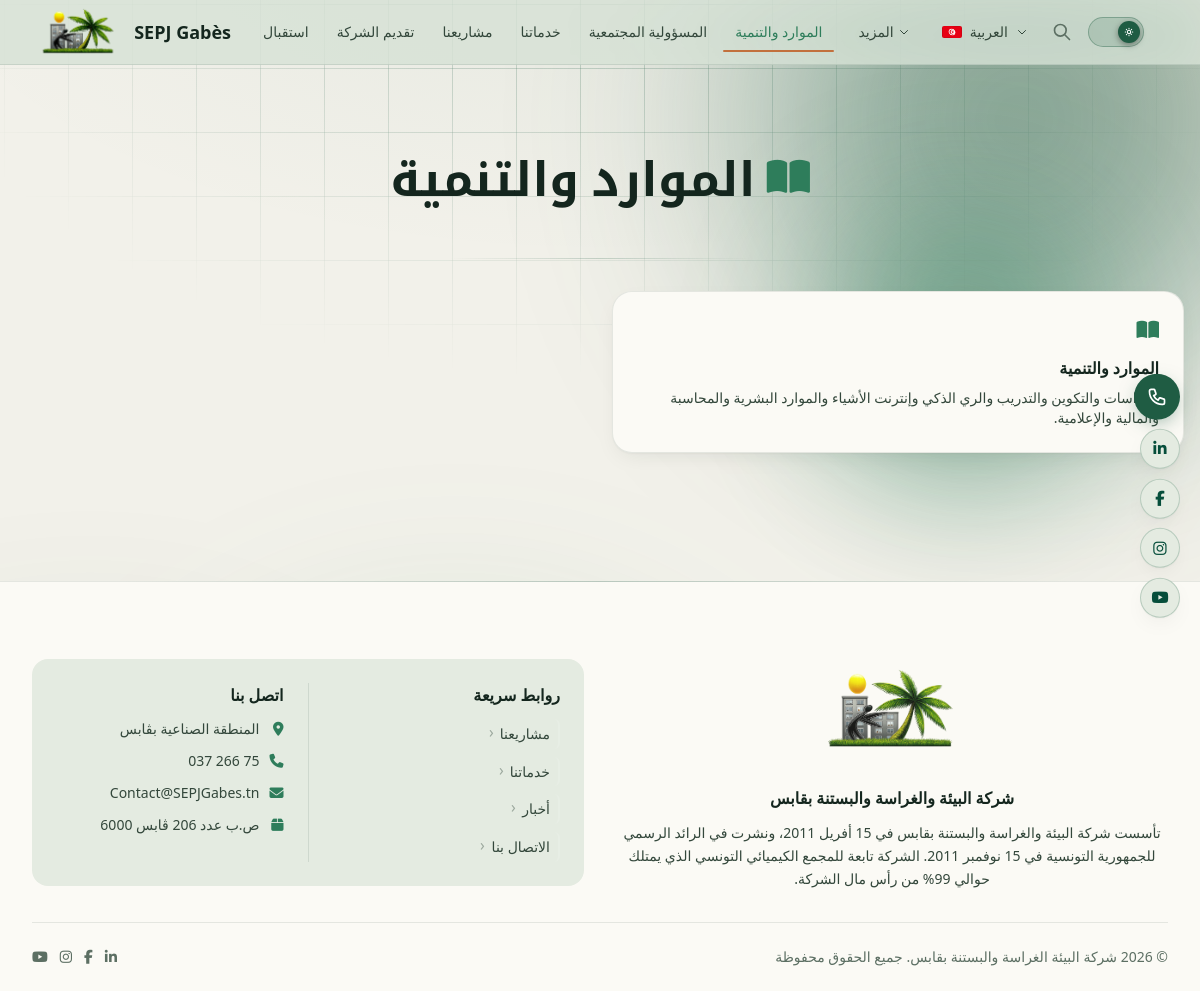
The page /public/resources.php on the database its author committed.
### tables this page shows
CREATE TABLE IF NOT EXISTS `content_items` (
    `id` INT UNSIGNED AUTO_INCREMENT PRIMARY KEY,
    `type` ENUM('page', 'post', 'project', 'service', 'activity', 'prize', 'rse', 'resource', 'sport', 'video') NOT NULL,
    `rse_category` VARCHAR(50) DEFAULT NULL COMMENT 'RSE subcategory: engagement_social, rapport_durabilite, rapport_rse, catalogue_rse',
    `slug` VARCHAR(255) NOT NULL UNIQUE,
    `title_ar` TEXT,
    `title_fr` TEXT,
    `title_en` TEXT,
    `summary_ar` TEXT,
    `summary_fr` TEXT,
    `summary_en` TEXT,
    `body_ar` LONGTEXT,
    `body_fr` LONGTEXT,
    `body_en` LONGTEXT,
    `featured_image` VARCHAR(255) DEFAULT NULL,
    `video_url` VARCHAR(255) DEFAULT NULL COMMENT 'YouTube URL for type=video items',
    `status` ENUM('draft', 'published') NOT NULL DEFAULT 'draft',
    `is_featured` TINYINT(1) NOT NULL DEFAULT 0,
    `published_at` DATETIME DEFAULT NULL,
    `created_by` INT UNSIGNED DEFAULT NULL,
    `updated_by` INT UNSIGNED DEFAULT NULL,
    `created_at` DATETIME NOT NULL DEFAULT CURRENT_TIMESTAMP,
    `updated_at` DATETIME NOT NULL DEFAULT CURRENT_TIMESTAMP ON UPDATE CURRENT_TIMESTAMP,

    INDEX `idx_type` (`type`),
    INDEX `idx_status` (`status`),
    INDEX `idx_slug` (`slug`),
    INDEX `idx_type_status` (`type`, `status`),
    INDEX `idx_featured` (`is_featured`),
    INDEX `idx_rse_category` (`rse_category`),
    CONSTRAINT `fk_content_created_by` FOREIGN KEY (`created_by`) REFERENCES `users`(`id`) ON DELETE SET NULL,
    CONSTRAINT `fk_content_updated_by` FOREIGN KEY (`updated_by`) REFERENCES `users`(`id`) ON DELETE SET NULL
);

CREATE TABLE IF NOT EXISTS `site_settings` (
    `id` INT UNSIGNED AUTO_INCREMENT PRIMARY KEY,
    `setting_key` VARCHAR(255) NOT NULL UNIQUE,
    `value_ar` LONGTEXT,
    `value_fr` LONGTEXT,
    `value_en` LONGTEXT,
    `value_raw` LONGTEXT,
    `updated_at` DATETIME NOT NULL DEFAULT CURRENT_TIMESTAMP ON UPDATE CURRENT_TIMESTAMP
);

### app/core/helpers.php (called while the page is built, shortened)
<?php
function e($value): string
{
    return htmlspecialchars((string) $value, ENT_QUOTES | ENT_SUBSTITUTE, 'UTF-8');
}
function current_lang(): string
{
    return DEFAULT_LANGUAGE;
}
function excerpt(string $text, int $limit = 160): string
{
    if (mb_strlen($text) <= $limit) {
        return $text;
    }
    $excerpt = mb_substr($text, 0, $limit);
    return $excerpt . '...';
}
function get_setting(string $key, string $lang = 'ar'): string
{
    static $settings = null;
    if ($settings === null) {
        try {
            $rows = db()->query("SELECT setting_key, value_ar, value_fr, value_en, value_raw FROM site_settings")->fetchAll(PDO::FETCH_ASSOC);
            $settings = [];
            foreach ($rows as $row) {
                $settings[$row['setting_key']] = $row;
            }
        } catch (PDOException $e) {
            $settings = [];
            return '';
        }
    }
    $setting = $settings[$key];
    $field   = 'value_' . $lang;
    if (!empty($setting[$field])) {
        return $setting[$field];
    }
    if (!empty($setting['value_raw'])) {
        return $setting['value_raw'];
    }
    return $setting['value_ar'] ?? '';
}

### app/core/i18n.php (called while the page is built, shortened)
<?php
function __(string $key, string $lang = null): string
{
    static $translations = null;
    if ($translations === null) {
        $translations = get_translations();
    }
    $lang = $lang ?? current_lang();
    return $translations[$key][$lang] ?? $translations[$key]['ar'] ?? $key;
}

### app/core/db.php (called while the page is built, shortened)
<?php
class Database
{
    private static ?PDO $instance = null;
    public static function getInstance(): PDO
    {
        if (self::$instance === null) {
            $dsn = "mysql:host=" . DB_HOST . ";port=" . DB_PORT . ";dbname=" . DB_NAME . ";charset=" . DB_CHARSET;
            $options = [
                PDO::ATTR_ERRMODE            => PDO::ERRMODE_EXCEPTION,
                PDO::ATTR_DEFAULT_FETCH_MODE => PDO::FETCH_ASSOC,
                PDO::ATTR_EMULATE_PREPARES   => false,
                PDO::MYSQL_ATTR_INIT_COMMAND => "SET NAMES utf8mb4 COLLATE utf8mb4_unicode_ci",
            ];
            try {
                self::$instance = new PDO($dsn, DB_USER, DB_PASS, $options);
            } catch (PDOException $e) {
error_log("Database connection failed [host=" . DB_HOST . ", port=" . DB_PORT . ", db=" . DB_NAME . "]: " . get_class($e) . " (" . $e->getCode() . ") " . $e->getMessage());
                die("اتصال قاعدة البيانات فشل. الرجاء المحاولة لاحقاً.<br>Database connection failed. Please try again later.");
            }
        }
        return self::$instance;
    }
}
function db(): PDO
{
    return Database::getInstance();
}

### public/resources.php (the view)
<?php require_once 'includes/header.php'; $lang=current_lang(); $l=['ar'=>'ar','fr'=>'fr','en'=>'en'][$lang]??'ar'; try{$items=db()->query("SELECT id,slug,COALESCE(NULLIF(title_{$l},''),title_ar) AS t,COALESCE(NULLIF(summary_{$l},''),summary_ar) AS s,featured_image FROM content_items WHERE type='resource' AND status='published' ORDER BY created_at DESC")->fetchAll();}catch(Exception$e){$items=[];} ?>
<main id="main-content"><div class="page-hero"><div class="max-w-4xl mx-auto px-4"><h1><i class="fa-solid fa-book-open text-emerald-400" aria-hidden="true"></i><?= __('nav_resources',$lang) ?></h1></div></div>
<section class="py-8 relative z-10"><div class="max-w-7xl mx-auto px-4"><?php if(empty($items)):?><div class="empty-state"><div class="empty-state-icon" aria-hidden="true"><i class="fa-solid fa-book-open"></i></div><p><?= __('no_results',$lang)?></p></div><?php else:?><div class="grid grid-cols-1 md:grid-cols-2 gap-6"><?php foreach($items as $i):?><a href="page.php?slug=<?= e($i['slug'])?>" class="glass-card p-6 reveal"><i class="fa-solid fa-book-open text-emerald-400 text-xl mb-3" aria-hidden="true"></i><h3 class="font-semibold text-white mb-2"><?= e($i['t'])?></h3><p class="text-sm text-emerald-200/70"><?= e(excerpt($i['s']??'',200))?></p></a><?php endforeach;?></div><?php endif;?></div></section></main>
<?php include 'includes/footer.php';?>

### public/includes/footer.php (shortened to what this page needs)
<?php
$lang = current_lang();
?>
<footer class="site-footer">
    <div class="max-w-7xl mx-auto px-4 sm:px-6 lg:px-8">
        <div class="grid grid-cols-1 md:grid-cols-2 gap-8 mb-8 items-center">
            <div>
                <div class="flex justify-center mb-5">
                    <a href="index.php" aria-label="<?= e(APP_NAME) ?>">
                        <img src="assets/logo-sepj.png" alt="SEPJ Gabès" class="h-28 w-auto opacity-90" loading="lazy">
                    </a>
                </div>
                <h3 class="font-bold text-white mb-3 text-center"><?= e(get_setting('company_name', $lang) ?: __('company_name', $lang)) ?></h3>
                <p class="text-sm text-emerald-200/70 leading-relaxed text-center"><?= e(get_setting('about_summary', $lang)) ?></p>
            </div>
            <div class="bg-white/5 rounded-2xl p-6">
                <div class="flex flex-col sm:flex-row gap-6">
                    <div class="flex-1">
                        <h3 class="font-bold text-white mb-3"><?= __('quick_links', $lang) ?></h3>
                        <div class="space-y-2">
                            <a href="projects.php" class="footer-link text-sm"><?= __('nav_projects', $lang) ?></a>
                            <a href="services.php" class="footer-link text-sm"><?= __('nav_services', $lang) ?></a>
                            <a href="news.php" class="footer-link text-sm"><?= __('nav_news', $lang) ?></a>
                            <a href="contact.php" class="footer-link text-sm"><?= __('nav_contact', $lang) ?></a>
                        </div>
                    </div>
                    <div class="flex-1">
                        <h3 class="font-bold text-white mb-3"><?= __('contact_us', $lang) ?></h3>
                        <div class="space-y-3 text-sm text-emerald-200/70">
                            <p class="flex items-center gap-2"><i class="fa-solid fa-location-dot text-emerald-400 w-4 shrink-0" aria-hidden="true"></i><?= e(get_setting('address', $lang)) ?></p>
                            <p class="flex items-center gap-2"><i class="fa-solid fa-phone text-emerald-400 w-4 shrink-0" aria-hidden="true"></i><?= e(get_setting('phone', $lang)) ?></p>
                            <p class="flex items-center gap-2"><i class="fa-solid fa-envelope text-emerald-400 w-4 shrink-0" aria-hidden="true"></i><?= e(get_setting('email_primary', $lang)) ?></p>
                            <p class="flex items-center gap-2"><i class="fa-solid fa-box text-emerald-400 w-4 shrink-0" aria-hidden="true"></i><?= e(get_setting('po_box', $lang)) ?></p>
                        </div>
                    </div>
                </div>
            </div>
        </div>
        <div class="border-t border-white/10 pt-6 flex flex-col sm:flex-row items-center justify-between gap-3 text-sm text-emerald-300/40">
            <?php if ($lang === 'ar'): ?>
                <p>&copy; <?= date('Y') ?> شركة البيئة الغراسة والبستنة بقابس. <?= __('all_rights_reserved', $lang) ?></p>
            <?php else: ?>
                <p>&copy; <?= date('Y') ?> <?= e(APP_NAME) ?>. <?= __('all_rights_reserved', $lang) ?></p>
            <?php endif; ?>
            <div class="flex items-center gap-3">
                <a href="https://www.linkedin.com/in/sepjgabes/" target="_blank" rel="noopener noreferrer" class="hover:text-emerald-400 transition-colors" aria-label="LinkedIn">
                    <i class="fab fa-linkedin-in" aria-hidden="true"></i>
                </a>
                <a href="https://www.facebook.com/SEPJGabes.tn" target="_blank" rel="noopener noreferrer" class="hover:text-emerald-400 transition-colors" aria-label="Facebook">
                    <i class="fab fa-facebook-f" aria-hidden="true"></i>
                </a>
                <a href="https://www.instagram.com/sepjgabes" target="_blank" rel="noopener noreferrer" class="hover:text-emerald-400 transition-colors" aria-label="Instagram">
                    <i class="fab fa-instagram" aria-hidden="true"></i>
                </a>
                <a href="https://www.youtube.com/@SEPJGabes" target="_blank" rel="noopener noreferrer" class="hover:text-emerald-400 transition-colors" aria-label="YouTube">
                    <i class="fab fa-youtube" aria-hidden="true"></i>
                </a>
            </div>
        </div>
    </div>
</footer>
<?php
$contactAriaLabel = $lang === 'ar' ? 'تواصل معنا' : ($lang === 'fr' ? 'Nous contacter' : 'Contact us');
?>
<div class="float-stack">
<a href="contact.php"
   id="floatContact"
   class="float-contact"
   aria-label="<?= e($contactAriaLabel) ?>">
</a>
<div class="social-float-group">
    <a href="https://www.linkedin.com/in/sepjgabes/"
       target="_blank" rel="noopener noreferrer"
       class="social-float-btn social-float-linkedin"
       aria-label="LinkedIn — SEPJ Gabès">
        <i class="fab fa-linkedin-in" aria-hidden="true"></i>
    </a>
    <a href="https://www.facebook.com/SEPJGabes.tn"
       target="_blank" rel="noopener noreferrer"
       class="social-float-btn social-float-facebook"
       aria-label="Facebook — SEPJ Gabès">
        <i class="fab fa-facebook-f" aria-hidden="true"></i>
    </a>
    <a href="https://www.instagram.com/sepjgabes"
       target="_blank" rel="noopener noreferrer"
       class="social-float-btn social-float-instagram"
       aria-label="Instagram — SEPJ Gabès">
        <i class="fab fa-instagram" aria-hidden="true"></i>
    </a>
    <a href="https://www.youtube.com/@SEPJGabes"
       target="_blank" rel="noopener noreferrer"
       class="social-float-btn social-float-youtube"
       aria-label="YouTube — SEPJ Gabès">
        <i class="fab fa-youtube" aria-hidden="true"></i>
    </a>
</div>
</div>
</body>
</html>

### rows shown on the page
content_items: t "الموارد والتنمية", s "الدراسات والتكوين والتدريب والري الذكي وإنترنت الأشياء والموارد البشرية والمحاسبة والمالية والإعلامية."
site_settings: value_ar "شركة البيئة والغراسة والبستنة بقابس"
site_settings: value_ar "تأسست شركة البيئة والغراسة والبستنة بقابس في 15 أفريل 2011، ونشرت في الرائد الرسمي للجمهورية التونسية في 15 نوفمبر 2011. الشركة تابعة للمجمع الكيميائي التونسي الذي يمتلك حوالي 99% من رأس مال الشركة."
site_settings: value_ar "المنطقة الصناعية بڨابس"
site_settings: value_raw "75 266 037"
site_settings: value_raw "Contact@SEPJGabes.tn"
site_settings: value_raw "ص.ب عدد 206 ڨابس 6000"

### other values the page prints
APP_NAME "SEPJ Gabès"
$item['label'] "استقبال"
$item['label'] "تقديم الشركة"
$item['label'] "مشاريعنا"
$item['label'] "خدماتنا"
$item['label'] "المسؤولية المجتمعية"
$item['label'] "الموارد والتنمية"
$moreLabel "المزيد"
$currentMeta['label'] "العربية"
__('nav_resources',$lang) "الموارد والتنمية"
__('quick_links', $lang) "روابط سريعة"
__('nav_projects', $lang) "مشاريعنا"
__('nav_services', $lang) "خدماتنا"
__('nav_news', $lang) "أخبار"
__('nav_contact', $lang) "الاتصال بنا"
